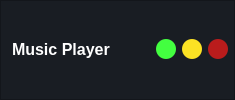
     <widget class="QFrame" name="titlebar">
      <property name="minimumSize">
       <size>
        <width>0</width>
        <height>40</height>
       </size>
      </property>
      <property name="toolTip">
       <string>Music Player</string>
      </property>
      <property name="styleSheet">
       <string notr="true">background-color: rgb(25, 29, 35);</string>
      </property>
      <property name="frameShape">
       <enum>QFrame::StyledPanel</enum>
      </property>
      <property name="frameShadow">
       <enum>QFrame::Raised</enum>
      </property>
      <layout class="QHBoxLayout" name="horizontalLayout_2">
       <property name="topMargin">
        <number>9</number>
       </property>
       <property name="rightMargin">
        <number>6</number>
       </property>
       <item>
        <widget class="QLabel" name="title">
         <property name="minimumSize">
          <size>
           <width>0</width>
           <height>20</height>
          </size>
         </property>
         <property name="font">
          <font>
           <pointsize>12</pointsize>
           <weight>75</weight>
           <bold>true</bold>
          </font>
         </property>
         <property name="styleSheet">
          <string notr="true">color: rgb(255, 255, 255);</string>
         </property>
         <property name="text">
          <string>Music Player</string>
         </property>
        </widget>
       </item>
       <item>
        <spacer name="horizontalSpacer">
         <property name="orientation">
          <enum>Qt::Horizontal</enum>
         </property>
         <property name="sizeHint" stdset="0">
          <size>
           <width>40</width>
           <height>20</height>
          </size>
         </property>
        </spacer>
       </item>
       <item>
        <widget class="QPushButton" name="minimize">
         <property name="minimumSize">
          <size>
           <width>20</width>
           <height>20</height>
          </size>
         </property>
         <property name="maximumSize">
          <size>
           <width>20</width>
           <height>20</height>
          </size>
         </property>
         <property name="toolTip">
          <string>Minimize</string>
         </property>
         <property name="styleSheet">
          <string notr="true">QPushButton{
	border:none;
	background-color: rgb(67, 255, 64);
	border-radius:10px;
}
QPushButton:hover{
	background-color: rgb(53, 203, 51);
}
QPushButton:pressed{
	background-color: rgb(120, 255, 71);
}</string>
         </property>
         <property name="text">
          <string/>
         </property>
        </widget>
       </item>
       <item>
        <widget class="QPushButton" name="resize">
         <property name="minimumSize">
          <size>
           <width>20</width>
           <height>20</height>
          </size>
         </property>
         <property name="maximumSize">
          <size>
           <width>20</width>
           <height>20</height>
          </size>
         </property>
         <property name="toolTip">
          <string>Maximize</string>
         </property>
         <property name="styleSheet">
          <string notr="true">QPushButton{
	border:none;
	background-color: rgb(251, 226, 36);
	border-radius:10px;
}
QPushButton:hover{
	background-color: rgb(195, 176, 28);
}
QPushButton:pressed{
	background-color: rgb(241, 251, 56);
}</string>
         </property>
         <property name="text">
          <string/>
         </property>
        </widget>
       </item>
       <item>
        <widget class="QPushButton" name="close">
         <property name="minimumSize">
          <size>
           <width>20</width>
           <height>20</height>
          </size>
         </property>
         <property name="maximumSize">
          <size>
           <width>20</width>
           <height>20</height>
          </size>
         </property>
         <property name="toolTip">
          <string>Close</string>
         </property>
         <property name="styleSheet">
          <string notr="true">QPushButton{
	border:none;
	background-color: rgb(186, 28, 28);
	border-radius:10px;
}
QPushButton:hover{
	background-color: rgb(222, 33, 33);
}
QPushButton:pressed{
	background-color: rgb(163, 24, 24);
}</string>
         </property>
         <property name="text">
          <string/>
         </property>
        </widget>
       </item>
      </layout>
     </widget>
